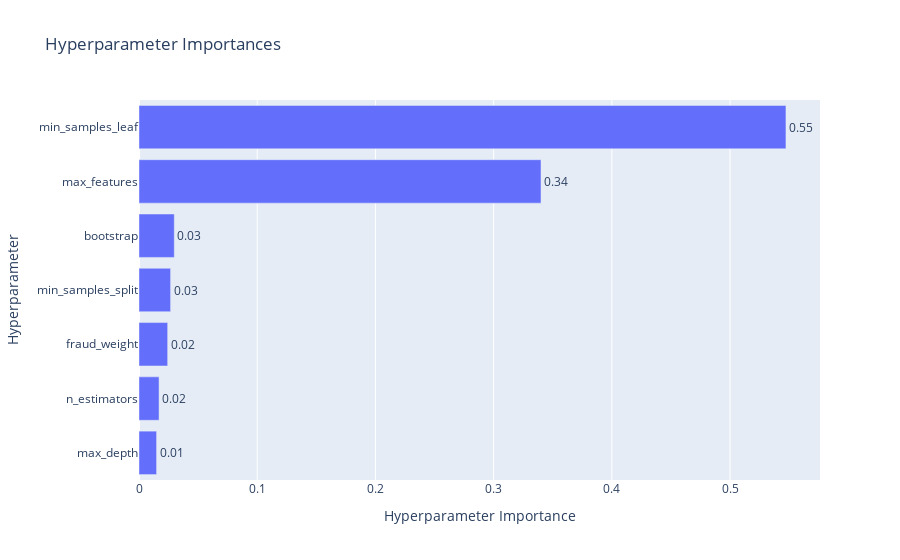

This figure's notebook cell:
### Code cell
fig = plot_param_importances(study_custom)
fig.show()

### Figure 1 — Plotly figure (JSON) as saved in the notebook; plotly's stock layout.template omitted (floating-point values rounded to 4 significant figures)
{"data": [{"cliponaxis": false, "hovertemplate": ["max_depth (CategoricalDistribution): 0.014872359820305985<extra></extra>", "n_estimators (IntDistribution): 0.016967144882480658<extra></extra>", "fraud_weight (FloatDistribution): 0.024254681824170506<extra></extra>", "min_samples_split (IntDistribution): 0.02672192024744282<extra></extra>", "bootstrap (CategoricalDistribution): 0.02983999515462726<extra></extra>", "max_features (CategoricalDistribution): 0.34006209800155635<extra></extra>", "min_samples_leaf (IntDistribution): 0.5472818000694163<extra></extra>"], "name": "Objective Value", "orientation": "h", "text": ["0.01", "0.02", "0.02", "0.03", "0.03", "0.34", "0.55"], "textposition": "outside", "type": "bar", "x": [0.01487, 0.01697, 0.02425, 0.02672, 0.02984, 0.3401, 0.5473], "y": ["max_depth", "n_estimators", "fraud_weight", "min_samples_split", "bootstrap", "max_features", "min_samples_leaf"]}], "layout": {"title": {"text": "Hyperparameter Importances"}, "xaxis": {"title": {"text": "Hyperparameter Importance"}}, "yaxis": {"title": {"text": "Hyperparameter"}}}}
